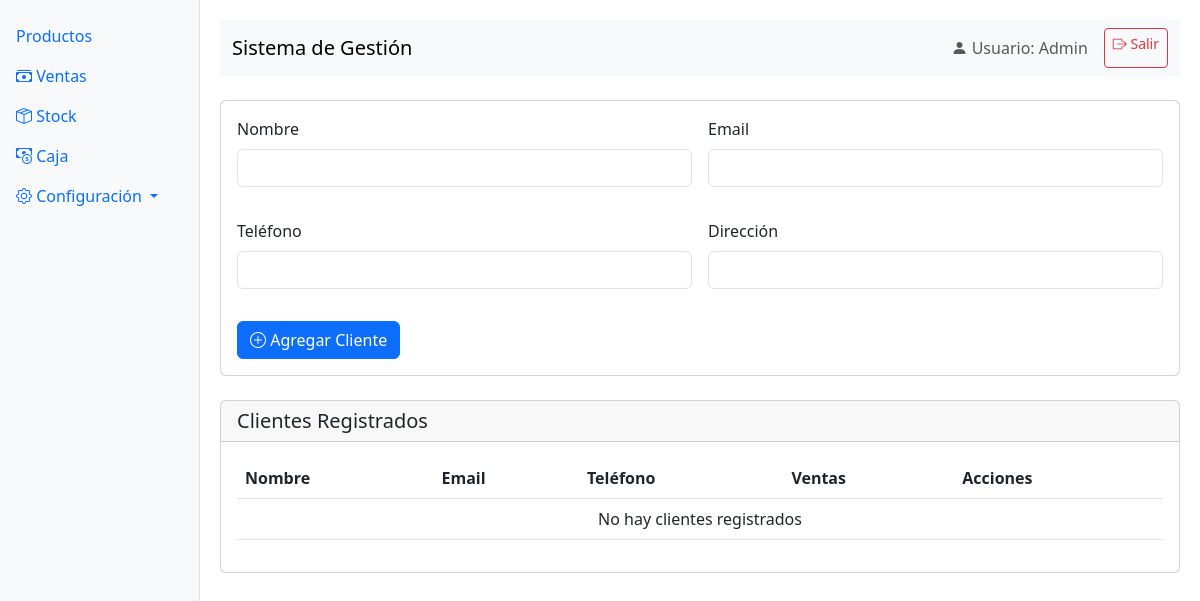
The app's page /configuracion/clientes (signed in), older data.
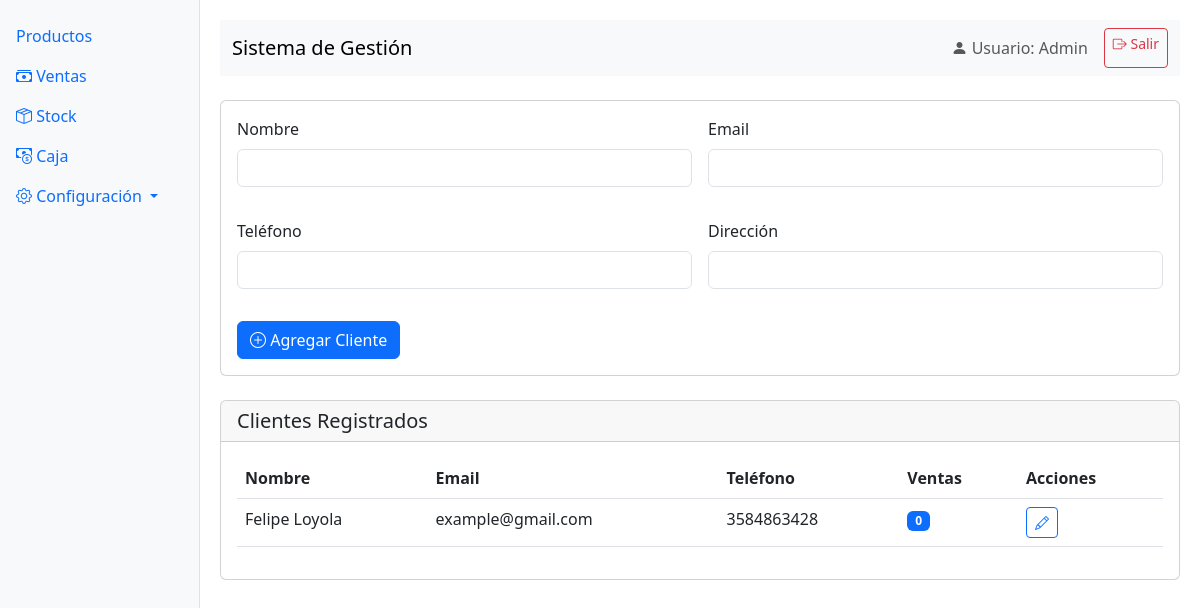
The same page, newer data.
### models.py (models this page shows)
class Cliente(db.Model):
    __tablename__ = 'clientes'
    id = db.Column(db.Integer, primary_key=True)
    nombre = db.Column(db.String(100), nullable=False)
    email = db.Column(db.String(100), unique=True)
    telefono = db.Column(db.String(20))
    direccion = db.Column(db.Text)
    ventas = db.relationship('Venta', back_populates='cliente', cascade='all, delete-orphan')

### routes/configuracion.py (the view, shortened to what this page needs)
@bp.route('/clientes', methods=['GET', 'POST'])
@login_required
def clientes():
    form = ClienteForm()
    clientes = Cliente.query.order_by(Cliente.nombre).all()
    return render_template('configuracion/clientes.html', form=form, clientes=clientes)

### forms.py (shortened to what this page needs)
class ClienteForm(FlaskForm):
    nombre = StringField('Nombre', validators=[DataRequired()])
    email = StringField('Email', validators=[Optional(), Email()])
    telefono = StringField('Teléfono', validators=[Optional()])
    direccion = StringField('Dirección', validators=[Optional()])

### templates/configuracion/clientes.html (shortened to what this page needs)
{% extends "base.html" %}
{% block content %}
<div class="card mb-4">
    <div class="card-body">
        <form method="post" action="{{ url_for('configuracion.clientes') }}">
            <div class="row g-3">
                <div class="col-md-6">
                    <div class="mb-3">
                        {{ form.nombre.label(class="form-label") }}
                        {{ form.nombre(class="form-control") }}
                    </div>
                </div>
                <div class="col-md-6">
                    <div class="mb-3">
                        {{ form.email.label(class="form-label") }}
                        {{ form.email(class="form-control") }}
                    </div>
                </div>
                <div class="col-md-6">
                    <div class="mb-3">
                        {{ form.telefono.label(class="form-label") }}
                        {{ form.telefono(class="form-control") }}
                    </div>
                </div>
                <div class="col-md-6">
                    <div class="mb-3">
                        {{ form.direccion.label(class="form-label") }}
                        {{ form.direccion(class="form-control") }}
                    </div>
                </div>
                <div class="col-md-12">
                    <button type="submit" class="btn btn-primary">
                        <i class="bi bi-plus-circle"></i> Agregar Cliente
                    </button>
                </div>
            </div>
        </form>
    </div>
</div>
<div class="card">
    <div class="card-header">
        <h5 class="mb-0">Clientes Registrados</h5>
    </div>
    <div class="card-body">
        <div class="table-responsive">
            <table class="table table-hover">
                <thead>
                    <tr>
                        <th>Nombre</th>
                        <th>Email</th>
                        <th>Teléfono</th>
                        <th>Ventas</th>
                        <th>Acciones</th>
                    </tr>
                </thead>
                <tbody>
                    {% for cliente in clientes %}
                    <tr>
                        <td>{{ cliente.nombre }}</td>
                        <td>{{ cliente.email }}</td>
                        <td>{{ cliente.telefono }}</td>
                        <td>
                            <span class="badge bg-primary">{{ cliente.ventas|length }}</span>
                        </td>
                        <td>
                            <a href="#" class="btn btn-sm btn-outline-primary">
                                <i class="bi bi-pencil"></i>
                            </a>
                        </td>
                    </tr>
                    {% else %}
                    <tr>
                        <td colspan="5" class="text-center">No hay clientes registrados</td>
                    </tr>
                    {% endfor %}
                </tbody>
            </table>
        </div>
    </div>
</div>
{% endblock %}

### templates/base.html (shortened to what this page needs)
<!DOCTYPE html>
<html lang="es">
<head>
    <link href="https://cdn.jsdelivr.net/npm/bootstrap@5.3.0/dist/css/bootstrap.min.css" rel="stylesheet">
    <link rel="stylesheet" href="https://cdn.jsdelivr.net/npm/bootstrap-icons@1.10.0/font/bootstrap-icons.css">
</head>
<body>
    <div class="container-fluid">
        <div class="row">
            <div class="col-md-2 sidebar p-0">
                {% include 'partials/_sidebar.html' %}
            </div>
            <div class="col-md-10 content">
                {% include 'partials/_navbar.html' %}
                {% block content %}
                {% endblock %}
            </div>
        </div>
    </div>
</body>
</html>

### templates/partials/_sidebar.html (shortened to what this page needs)
<div class="sticky-top pt-3">
    <ul class="nav flex-column">
        <li class="nav-item">
            <a class="nav-link {% if request.endpoint == 'productos.listar' %}active{% endif %}" href="{{ url_for('productos.listar') }}">
                 Productos
            </a>
        </li>
        <li class="nav-item">
            <a class="nav-link {% if request.endpoint == 'ventas.nueva' %}active{% endif %}" href="{{ url_for('ventas.listar') }}">
                <i class="bi bi-cash-stack"></i> Ventas
            </a>
        </li>
        <li class="nav-item">
            <a class="nav-link {% if request.endpoint == 'stock.gestion' %}active{% endif %}" href="{{ url_for('stock.gestion') }}">
                <i class="bi bi-box-seam"></i> Stock
            </a>
        </li>
        <li class="nav-item">
            <a class="nav-link {% if request.endpoint == 'caja.gestion' %}active{% endif %}" href="{{ url_for('caja.gestion') }}">
                <i class="bi bi-cash-coin"></i> Caja
            </a>
        </li>
        <li class="nav-item dropdown">
            <a class="nav-link dropdown-toggle" href="#" role="button" data-bs-toggle="dropdown">
                <i class="bi bi-gear"></i> Configuración
            </a>
        </li>
    </ul>
</div>

### templates/partials/_navbar.html
<nav class="navbar navbar-expand-lg navbar-light bg-light mb-4">
    <div class="container-fluid">
        <span class="navbar-brand">{% block page_title %}Sistema de Gestión{% endblock %}</span>
        <div class="d-flex">
            <span class="navbar-text me-3">
                <i class="bi bi-person-fill"></i> Usuario: Admin
            </span>
            <a href="#" class="btn btn-outline-danger btn-sm">
                <i class="bi bi-box-arrow-right"></i> Salir
            </a>
        </div>
    </div>
</nav>

### templates/base.html (style rules this page uses)
.sidebar { min-height: 100vh; background-color: #f8f9fa; border-right: 1px solid #dee2e6; }
.content { padding: 20px; }
.table-responsive { overflow-x: auto; }

Row changes from the older to the newer data that the page shows:
added Cliente: nombre "Felipe Loyola", email "example@gmail.com", telefono "3584863428", ventas|length "0"
Text that changed along with them:
text no longer shown: "No hay clientes registrados"
